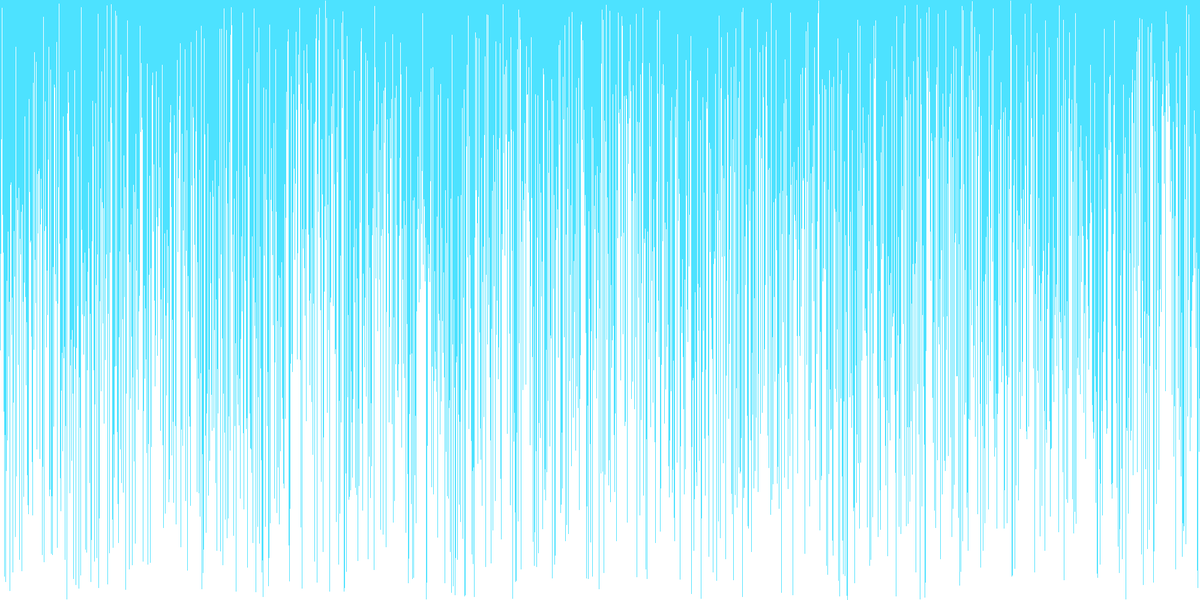
Frame 1 (no input)
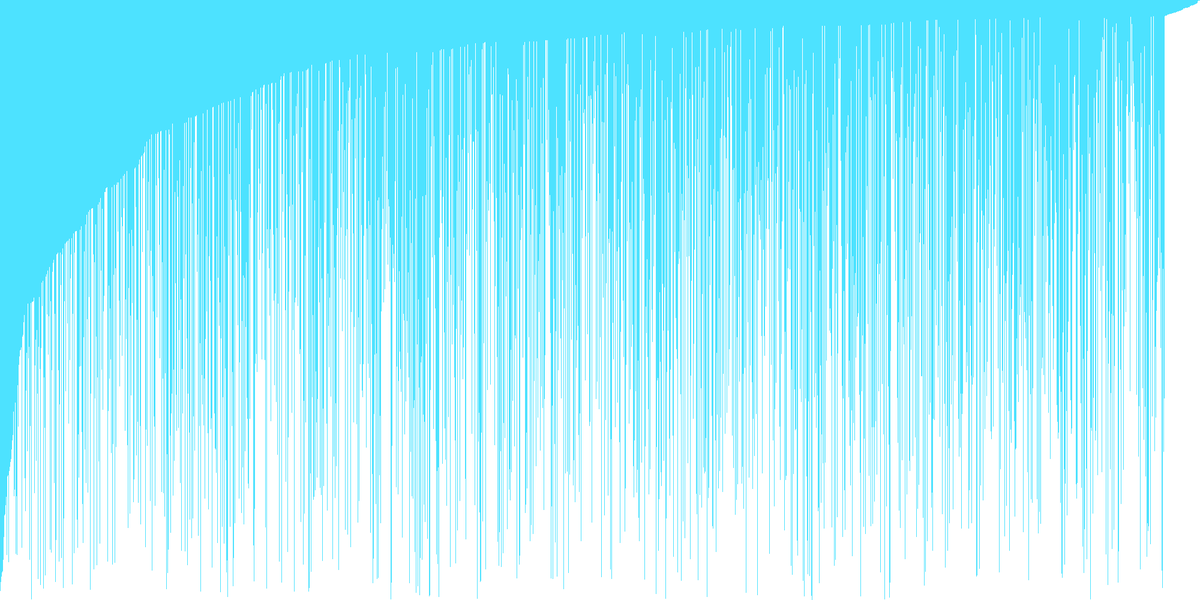
Frame 60 (the mouse pressed at the canvas centre just before this capture)
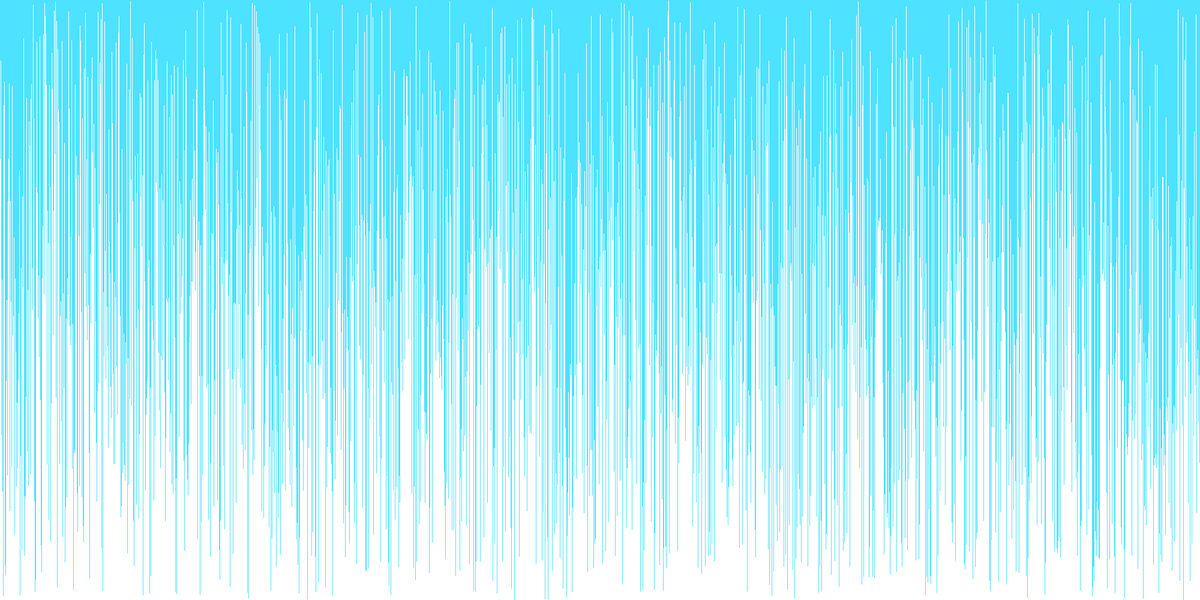
Frame 120 (the mouse held since frame 60 and released just before this capture)

The Processing sketch that drew these frames (run headless with seeded random() and noise(); from frame 60 on, the mouse is pressed at the canvas centre):

// Processing sketch: VisualA_pde
// ── VisualA_pde.pde
 //1. create an array of ints. don't initialize it yet.
import java.util.Random;
int array[];
void setup() {
  //2. set the size of your window
  //  if you are using Processing 3, you cannot use variables
  //  because the developers don't know how programming is supposed to work.
  size(2000,1000);
  //3. initialize your array with the built in width variable
  array = new int[width];
  //4. initialize the ints in the array with random numbers
  //   from 0 to the built in height variable
  for(int i = 0; i < width; i++){
  array[i] = new Random().nextInt(height);
  }
  //5. call the noStroke() method
  noStroke();
}

void draw() {
  //6. set the background color with background(r, g, b);
  background(77,226,255);
  //7. set the color for your graph
   color(13,13,13);
  //8. draw a rectangle for each int in your array.
  //   the x value will be the current index in the array
  //   the y value will the height variable
  //   the width is 1 (one)
  //   the height is negative the value of the element at the current index of the array
  for(int i=0;i<array.length;i++){
      rect(i,height,1,-array[i]);
  }
  //9. call the stepSort method
  stepSort(array);
  //10. extract the code that randomizes the array into a method.
  //11. call the method you made in step 10 when the mouse is pressed
  if (mousePressed){
  randomizes();
  }
}
void randomizes(){
 for(int i = 0; i < width; i++){
  array[i] = new Random().nextInt(height);
  }
}

void stepSort(int[] arr) {
  for (int i = 1; i < arr.length; i++) {
    if (arr[i - 1] > arr[i]) {
      int t = arr[i];
      arr[i] = arr[i - 1];
      arr[i - 1] = t;
    }
  }
}
